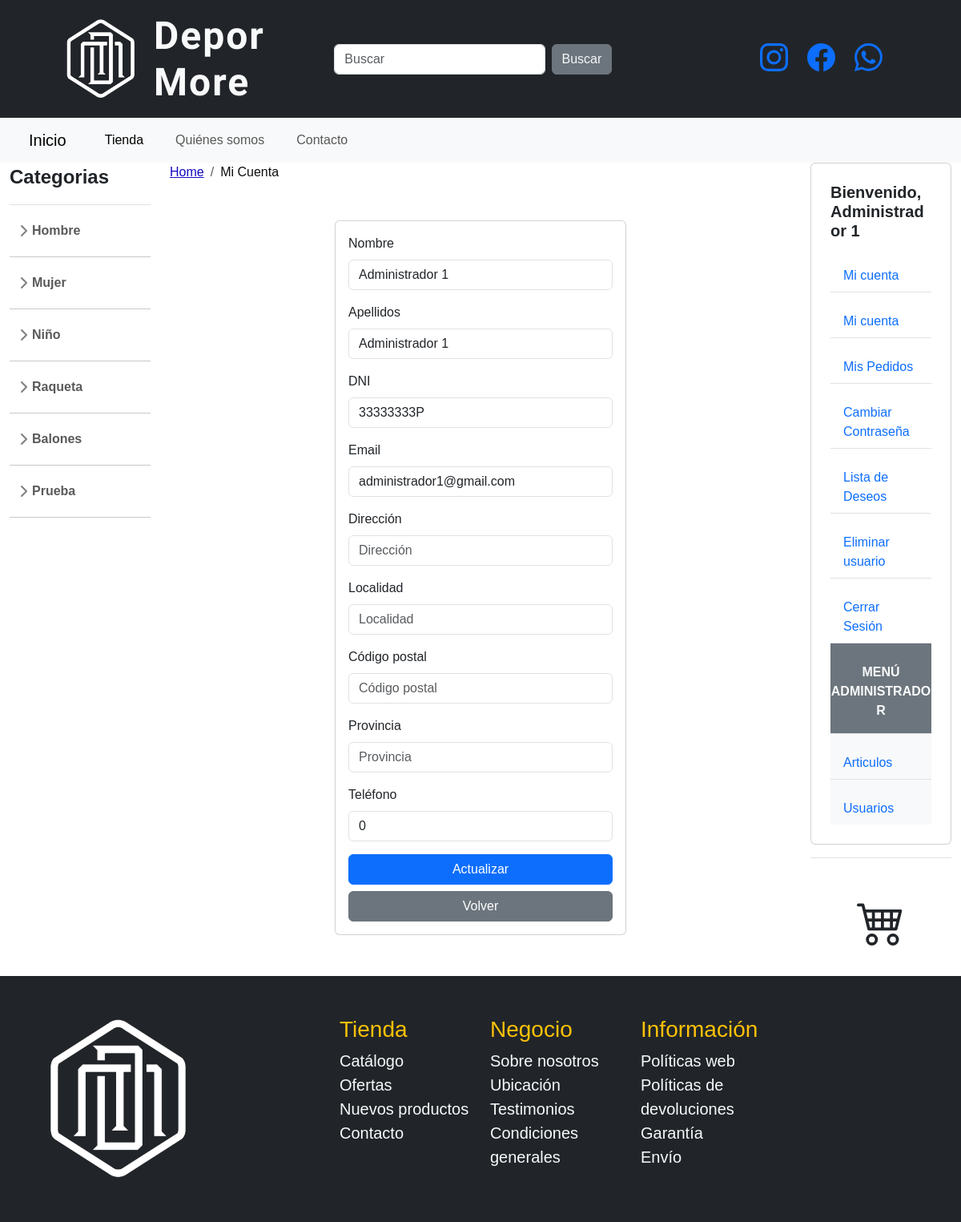
/index.php?page=miCuenta (signed in), run on the app's committed database.
### tables this page shows
CREATE TABLE `categorias` (
  `id_cat` int(11) NOT NULL,
  `cod_cat` varchar(5) NOT NULL,
  `nom_cat` varchar(30) NOT NULL,
  `cod_sub` varchar(5) NOT NULL,
  `nom_sub` varchar(30) NOT NULL,
  `activo` enum('S','N') DEFAULT 'S'
);

CREATE TABLE `usuarios` (
  `id` int(5) NOT NULL,
  `dni` varchar(9) NOT NULL,
  `nombre` varchar(30) NOT NULL,
  `apellidos` varchar(50) NOT NULL,
  `direccion` varchar(50) NOT NULL,
  `localidad` varchar(30) NOT NULL,
  `cpostal` varchar(5) NOT NULL,
  `provincia` varchar(30) NOT NULL,
  `telefono` int(9) NOT NULL,
  `rol` enum('cliente','empleado','administrador') NOT NULL,
  `email` varchar(80) NOT NULL,
  `password` varchar(200) NOT NULL,
  `activo` enum('S','N') NOT NULL
);

### pagina/lateral_izq.php (called while the page is built)
<?php
$categorias = include './php/lateral_izquierdo.php';
?>

### pagina/miCuenta.php (the view, shortened to what this page needs)
<?php
include './pagina/breadcrumb.php';
echo $breadcrumbs;
$email_usuario = $_SESSION['email'];
$conexionDB = new ConexionDB(DB_HOST, DB_USER, DB_PASS, DB_NAME);
$conn = $conexionDB->obtenerConexion();
$sql = "SELECT * FROM usuarios WHERE email=?";
$stmt = $conn->prepare($sql);
$stmt->bind_param("s", $email_usuario);
$stmt->execute();
$resultado = $stmt->get_result();
if ($resultado->num_rows == 1) {
    $fila = $resultado->fetch_assoc();
    $nombre = $fila["nombre"];
    $apellidos = $fila["apellidos"];
    $dni = $fila["dni"];
    $email = $fila["email"];
    $direccion = $fila["direccion"];
    $localidad = $fila["localidad"];
    $cpostal = $fila["cpostal"];
    $provincia = $fila["provincia"];
    $telefono = $fila["telefono"];
} else {
    echo "No se encontró el usuario en la base de datos.";
}
?>
<div class="container mt-5 mb-5">
    <div class="row justify-content-center">
        <div class="col-md-6">
            <div class="card">
                <div class="card-body">
                    <form action="./php/actualizar_usuario.php" method="POST">
                        <div class="mb-3">
                            <label for="nombre" class="form-label">Nombre</label>
                            <input type="text" class="form-control" id="nombre" name="nombre" value="<?php echo $nombre; ?>">
                        </div>
                        <div class="mb-3">
                            <label for="apellidos" class="form-label">Apellidos</label>
                            <input type="text" class="form-control" id="apellidos" name="apellidos" value="<?php echo $apellidos; ?>">
                        </div>
                        <div class="mb-3">
                            <label for="dni" class="form-label">DNI</label>
                            <input type="text" class="form-control" id="dni" name="dni" value="<?php echo $dni; ?>" readonly>
                        </div>
                        <div class="mb-3">
                            <label for="email" class="form-label">Email</label>
                            <input type="email" class="form-control" id="email" name="email" value="<?php echo $email; ?>">
                        </div>
                        <div class="mb-3">
                            <label for="direccion" class="form-label">Dirección</label>
                            <input type="text" class="form-control" id="direccion" name="direccion" value="<?php echo $direccion; ?>" placeholder="Dirección" required>
                        </div>
                        <div class="mb-3">
                            <label for="localidad" class="form-label">Localidad</label>
                            <input type="text" class="form-control" id="localidad" name="localidad" value="<?php echo $localidad; ?>" placeholder="Localidad" required>
                        </div>
                        <div class="mb-3">
                            <label for="cpostal" class="form-label">Código postal</label>
                            <input type="text" class="form-control" id="cpostal" name="cpostal" value="<?php echo $cpostal; ?>" pattern="0\d{4}|[1-9]\d{4}" placeholder="Código postal" title="El código postal debe tener 5 dígitos" required>
                        </div>
                        <div class="mb-3">
                            <label for="provincia" class="form-label">Provincia</label>
                            <input type="text" class="form-control" id="provincia" name="provincia" value="<?php echo $provincia; ?>" placeholder="Provincia" required>
                        </div>
                        <div class="mb-3">
                            <label for="telefono" class="form-label">Teléfono</label>
                            <input type="tel" class="form-control" id="telefono" name="telefono" pattern="[9|6|7][0-9]{8}" minlength="9" value="<?php echo $telefono; ?>" placeholder="Teléfono" required>
                        </div>
                        <div class="d-grid gap-2">
                            <button type="submit" class="btn btn-primary">Actualizar</button>
                            <a href="index.php" class="btn btn-secondary">Volver</a>
                        </div>
                    </form>
                </div>
            </div>
        </div>
    </div>
</div>

### php/lateral_izquierdo.php (shortened to what this page needs)
<?php
$conexionDB = new ConexionDB(DB_HOST, DB_USER, DB_PASS, DB_NAME);
$conn = $conexionDB->obtenerConexion();
$sql = "SELECT * FROM categorias WHERE activo = 'S' ORDER BY cod_cat, cod_sub";
$resultado = $conn->query($sql);
$categorias = array();
if ($resultado->num_rows > 0) {
    while ($fila = $resultado->fetch_assoc()) {
        $categoria = $fila['nom_cat'];
        $subcategoria = $fila['nom_sub'];
        $categorias[$categoria][] = $subcategoria;
    }
}
echo '<a class="d-flex align-items-center pb-3 mb-3 link-dark text-decoration-none border-bottom">';
echo '<span class="fs-4 fw-semibold">Categorias</span>';
echo '</a>';
echo '<ul class="list-unstyled ps-0">';
foreach ($categorias as $categoria => $subcategorias) {
    echo '<li class="mb-1">';
    echo '<button class="btn btn-toggle align-items-center rounded collapsed" data-bs-toggle="collapse" data-bs-target="#' . strtolower(str_replace(' ', '-', $categoria)) . '-collapse" aria-expanded="false">' . $categoria . '</button>';
    echo '</li>';
    echo '<hr class="d-none d-sm-block" >';
}
echo '</ul>';
?>

### css/styles.css (style rules this page uses)
body { margin: 0; padding: 0; font-family: 'Arial', sans-serif; box-sizing: border-box; }

### sidebars.css (style rules this page uses)
body { min-height: 100vh; min-height: -webkit-fill-available; }
html { height: -webkit-fill-available; }
.btn-toggle { display: inline-flex; align-items: center; padding: .25rem .5rem; font-weight: 600; color: rgba(0, 0, 0, .65); background-color: transparent; border: 0; }
.btn-toggle::before { width: 1.25em; line-height: 0; transition: transform .35s ease; transform-origin: .5em 50%; }
.fw-semibold { font-weight: 600; }

### data on the page
categorias: nom_cat "Prueba"
usuarios: nombre "Administrador 1", apellidos "Administrador 1", dni "33333333P", email "administrador1@gmail.com", telefono "0"

### other printed values
$categoria "Hombre"
$categoria "Mujer"
$categoria "Niño"
$categoria "Raqueta"
$categoria "Balones"
$label "Mi Cuenta"
$nombre "Administrador 1"
